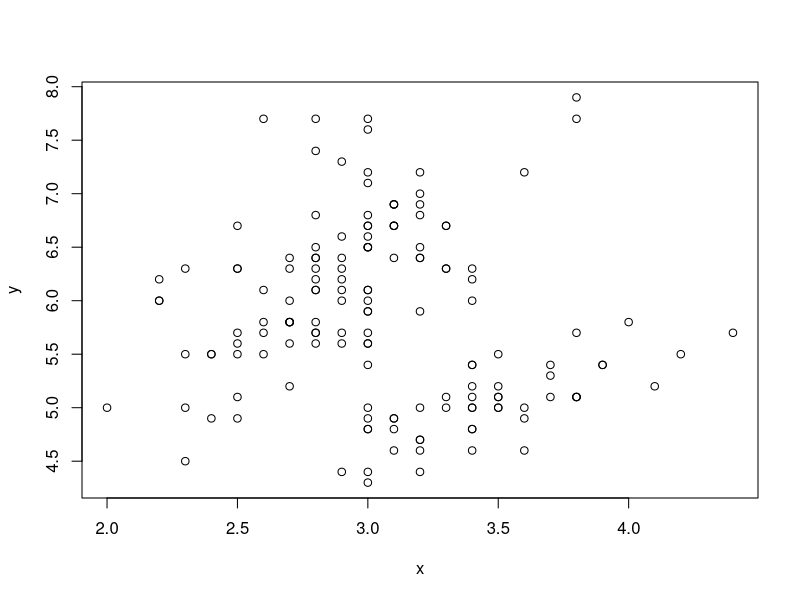

The R source for this figure:
## ---- chunk 1
x <- iris$Sepal.Width
y <- iris$Sepal.Length

lm(y ~ x, data = iris)
## ---- chunk 2
plot(x, y)
